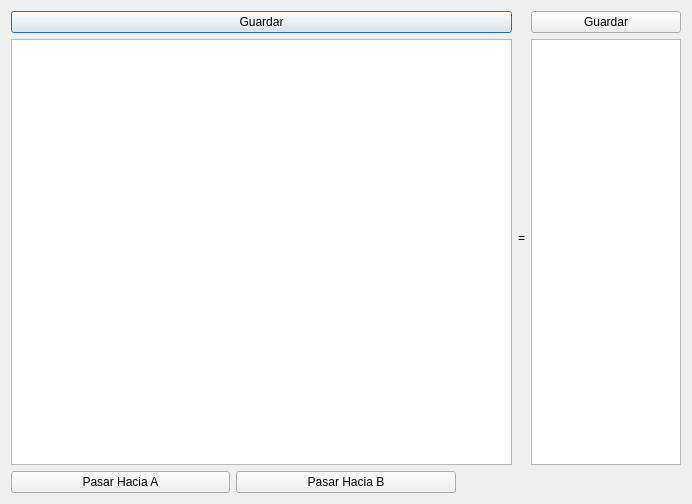
<?xml version="1.0" encoding="UTF-8"?>
<ui version="4.0">
 <class>resultado</class>
 <widget class="QDialog" name="resultado">
  <property name="geometry">
   <rect>
    <x>0</x>
    <y>0</y>
    <width>692</width>
    <height>504</height>
   </rect>
  </property>
  <property name="windowTitle">
   <string>Dialog</string>
  </property>
  <layout class="QGridLayout" name="gridLayout">
   <item row="0" column="0">
    <layout class="QVBoxLayout" name="verticalLayout_3">
     <item>
      <layout class="QHBoxLayout" name="horizontalLayout_2">
       <item>
        <layout class="QVBoxLayout" name="verticalLayout">
         <item>
          <widget class="QPushButton" name="guardarM">
           <property name="minimumSize">
            <size>
             <width>500</width>
             <height>0</height>
            </size>
           </property>
           <property name="text">
            <string>Guardar</string>
           </property>
          </widget>
         </item>
         <item>
          <widget class="QTableWidget" name="mResultado">
           <property name="minimumSize">
            <size>
             <width>500</width>
             <height>0</height>
            </size>
           </property>
          </widget>
         </item>
        </layout>
       </item>
       <item>
        <widget class="QLabel" name="label_2">
         <property name="text">
          <string>=</string>
         </property>
        </widget>
       </item>
       <item>
        <layout class="QVBoxLayout" name="verticalLayout_2">
         <item>
          <widget class="QPushButton" name="guardarV">
           <property name="maximumSize">
            <size>
             <width>150</width>
             <height>16777215</height>
            </size>
           </property>
           <property name="text">
            <string>Guardar</string>
           </property>
          </widget>
         </item>
         <item>
          <widget class="QTableWidget" name="vResultado">
           <property name="maximumSize">
            <size>
             <width>150</width>
             <height>16777215</height>
            </size>
           </property>
          </widget>
         </item>
        </layout>
       </item>
      </layout>
     </item>
     <item>
      <layout class="QHBoxLayout" name="horizontalLayout">
       <item>
        <widget class="QPushButton" name="pasarA">
         <property name="text">
          <string>Pasar Hacia A</string>
         </property>
        </widget>
       </item>
       <item>
        <widget class="QPushButton" name="pasarB">
         <property name="text">
          <string>Pasar Hacia B</string>
         </property>
        </widget>
       </item>
       <item>
        <widget class="QLabel" name="me">
         <property name="text">
          <string/>
         </property>
        </widget>
       </item>
      </layout>
     </item>
    </layout>
   </item>
  </layout>
 </widget>
 <resources/>
 <connections/>
</ui>
